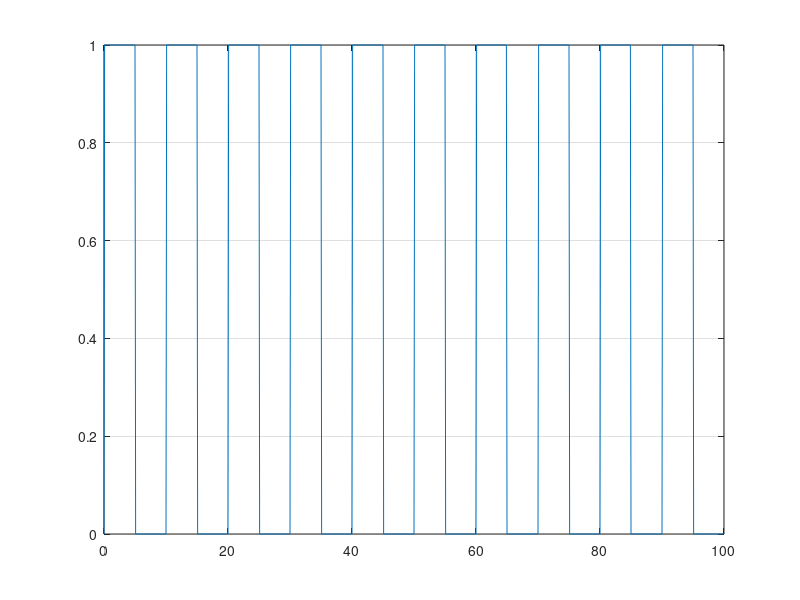
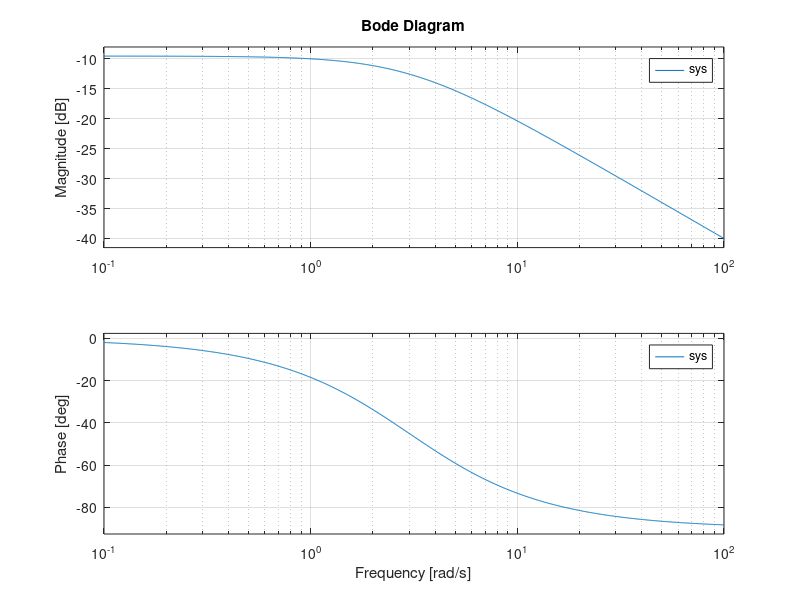

These charts were generated, in order, by the following MATLAB code: (Note: this script raises an error after producing the figures.)


%% Empirical transfer function
clear all; clc
ts = 0.1;      % sampling time
t = 0:ts:999*ts;
num = [1];
den = [1 3];
sys=tf(num,den);
for i = 1:1000
   temp(i) = sin(sin(2*pi*0.1*t(i))); 
    if temp(i) > 0    
        u(i)  = 1;
    else
        u(i) = 0;
    end 
end 
figure(1)
% plot(t,u); grid on
plot(t,u); grid on

figure(2)
bode(sys); grid on
y = lsim(sys,u,t);

%
Dat = iddata(y,u',ts);
G = etfe(Dat);

figure(3)
bode(G); grid on

%% 
clear all; clc
num = 5;
den = [1 1];
sys1 = tf(num,den,'InputDelay',0.1);
sys2 = tf(num,den,'InputDelay',0.45);
figure(1)
subplot(2,1,1)
nyquist(sys1);
subplot(2,1,2)
nyquist(sys2);
grid on

%%  simulink verification
tau1=0.1;
tau2=0.2;
tau3=0.3;
tau4=0.45;  % unstable







